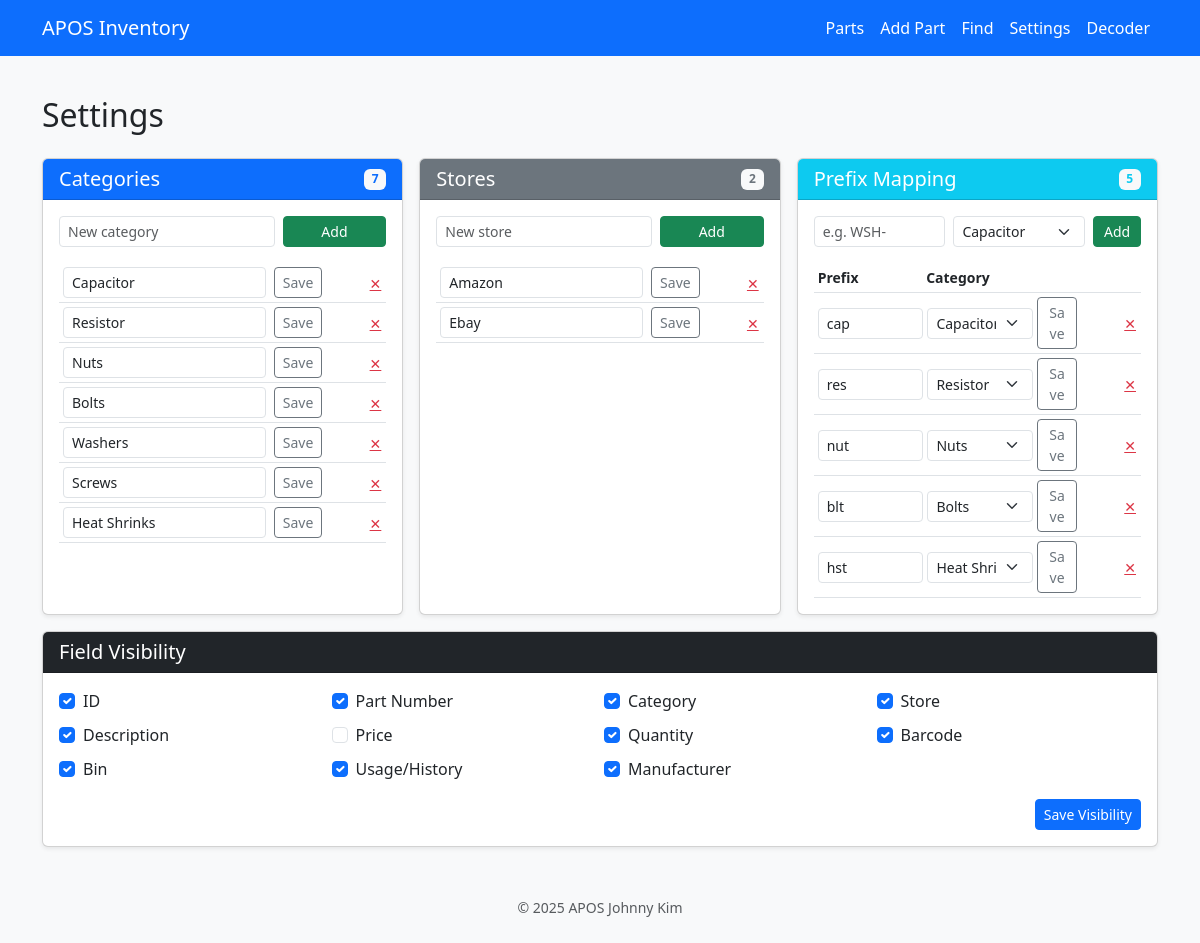
The page /settings on the database its author committed.
### main.py (models this page shows)
class Category(SQLModel, table=True):
    id: int | None = Field(default=None, primary_key=True)
    name: str

class Store(SQLModel, table=True):
    id: int | None = Field(default=None, primary_key=True)
    name: str

class CategoryPrefix(SQLModel, table=True):
    id: int | None = Field(default=None, primary_key=True)
    prefix: str
    category_name: str

class DisplayPreference(SQLModel, table=True):
    id: int | None = Field(default=None, primary_key=True)
    field_name: str
    label: str
    is_visible: bool = Field(default=True)
    sort_order: int = Field(default=0)

### main.py (the view)
@app.get("/settings", response_class=HTMLResponse)
def settings_page(request: Request):
    with get_session() as session:
        categories = session.exec(select(Category)).all()
        stores = session.exec(select(Store)).all()
        category_prefixes = session.exec(select(CategoryPrefix)).all()
        display_preferences = get_display_preferences(session)
    return templates.TemplateResponse(
        "settings.html",
        {
            "request": request,
            "categories": categories,
            "stores": stores,
            "category_prefixes": category_prefixes,
            "display_preferences": display_preferences,
        },
    )

### templates/settings.html (shortened to what this page needs)
{% extends "base.html" %}
{% block content %}
<h2 class="mb-4">Settings</h2>
<div class="row g-3">
    <div class="col-lg-4 col-md-6">
        <div class="card shadow-sm h-100">
            <div class="card-header bg-primary text-white py-2">
                <div class="d-flex justify-content-between align-items-center">
                    <h5 class="mb-0">Categories</h5>
                    <span class="badge bg-light text-primary">{{ categories|length }}</span>
                </div>
            </div>
            <div class="card-body">
                <form action="/settings/category/add" method="post" class="row g-2 align-items-center mb-3">
                    <div class="col-8">
                        <input type="text" name="name" class="form-control form-control-sm" placeholder="New category" required>
                    </div>
                    <div class="col-4 text-end">
                        <button type="submit" class="btn btn-success btn-sm w-100">Add</button>
                    </div>
                </form>
                {% if categories %}
                <div class="table-responsive small">
                    <table class="table table-sm align-middle mb-0">
                        <tbody>
                        {% for cat in categories %}
                            <tr>
                                <td>
                                    <form action="/settings/category/edit" method="post" class="d-flex gap-2 align-items-center">
                                        <input type="text" name="name" class="form-control form-control-sm" value="{{ cat.name }}">
                                        <button type="submit" class="btn btn-outline-secondary btn-sm">Save</button>
                                    </form>
                                </td>
                                <td class="text-end" style="width: 60px;">
                                    <form action="/settings/category/delete" method="post"
                                          onsubmit="return confirm('Delete this category?');">
                                        <button type="submit" class="btn btn-link btn-sm text-danger p-0">✕</button>
                                    </form>
                                </td>
                            </tr>
                        {% endfor %}
                        </tbody>
                    </table>
                </div>
                {% else %}
                    <p class="text-muted small mb-0">No categories yet.</p>
                {% endif %}
            </div>
        </div>
    </div>
    <div class="col-lg-4 col-md-6">
        <div class="card shadow-sm h-100">
            <div class="card-header bg-secondary text-white py-2">
                <div class="d-flex justify-content-between align-items-center">
                    <h5 class="mb-0">Stores</h5>
                    <span class="badge bg-light text-secondary">{{ stores|length }}</span>
                </div>
            </div>
            <div class="card-body">
                <form action="/settings/store/add" method="post" class="row g-2 align-items-center mb-3">
                    <div class="col-8">
                        <input type="text" name="name" class="form-control form-control-sm" placeholder="New store" required>
                    </div>
                    <div class="col-4 text-end">
                        <button type="submit" class="btn btn-success btn-sm w-100">Add</button>
                    </div>
                </form>
                {% if stores %}
                <div class="table-responsive small">
                    <table class="table table-sm align-middle mb-0">
                        <tbody>
                        {% for s in stores %}
                            <tr>
                                <td>
                                    <form action="/settings/store/edit" method="post" class="d-flex gap-2 align-items-center">
                                        <input type="text" name="name" class="form-control form-control-sm" value="{{ s.name }}">
                                        <button type="submit" class="btn btn-outline-secondary btn-sm">Save</button>
                                    </form>
                                </td>
                                <td class="text-end" style="width: 60px;">
                                    <form action="/settings/store/delete" method="post"
                                          onsubmit="return confirm('Delete this store?');">
                                        <button type="submit" class="btn btn-link btn-sm text-danger p-0">✕</button>
                                    </form>
                                </td>
                            </tr>
                        {% endfor %}
                        </tbody>
                    </table>
                </div>
                {% else %}
                    <p class="text-muted small mb-0">No stores yet.</p>
                {% endif %}
            </div>
        </div>
    </div>
    <div class="col-lg-4 col-md-12">
        <div class="card shadow-sm h-100">
            <div class="card-header bg-info text-white py-2">
                <div class="d-flex justify-content-between align-items-center">
                    <h5 class="mb-0">Prefix Mapping</h5>
                    <span class="badge bg-light text-info">{{ category_prefixes|length }}</span>
                </div>
            </div>
            <div class="card-body">
                <form action="/settings/category_prefix/add" method="post" class="row g-2 align-items-center mb-3">
                    <div class="col-5">
                        <input type="text" name="prefix" class="form-control form-control-sm" placeholder="e.g. WSH-" required>
                    </div>
                    <div class="col-5">
                        <select name="category_name" class="form-select form-select-sm" required>
                            {% for cat in categories %}
                            <option value="{{ cat.name }}">{{ cat.name }}</option>
                            {% endfor %}
                        </select>
                    </div>
                    <div class="col-2 text-end">
                        <button type="submit" class="btn btn-success btn-sm w-100">Add</button>
                    </div>
                </form>
                {% if category_prefixes %}
                <div class="table-responsive small">
                    <table class="table table-sm align-middle mb-0">
                        <thead>
                            <tr>
                                <th>Prefix</th>
                                <th>Category</th>
                                <th style="width: 60px;"></th>
                            </tr>
                        </thead>
                        <tbody>
                        {% for mapping in category_prefixes %}
                            <tr>
                                <td colspan="2">
                                    <form action="/settings/category_prefix/edit" method="post" class="row g-1 align-items-center">
                                        <div class="col-sm-5 col-12">
                                            <input type="text" name="prefix" value="{{ mapping.prefix }}" class="form-control form-control-sm" required>
                                        </div>
                                        <div class="col-sm-5 col-12">
                                            <select name="category_name" class="form-select form-select-sm" required>
                                                {% for cat in categories %}
                                                <option value="{{ cat.name }}" {% if cat.name == mapping.category_name %}selected{% endif %}>
                                                    {{ cat.name }}
                                                </option>
                                                {% endfor %}
                                            </select>
                                        </div>
                                        <div class="col-sm-2 col-12 text-end">
                                            <button type="submit" class="btn btn-outline-secondary btn-sm w-100">Save</button>
                                        </div>
                                    </form>
                                </td>
                                <td class="text-end">
                                    <form action="/settings/category_prefix/delete" method="post"
                                          onsubmit="return confirm('Delete this mapping?');">
                                        <button type="submit" class="btn btn-link btn-sm text-danger p-0">✕</button>
                                    </form>
                                </td>
                            </tr>
                        {% endfor %}
                        </tbody>
                    </table>
                </div>
                {% else %}
                    <p class="text-muted small mb-0">No custom mappings yet.</p>
                {% endif %}
            </div>
        </div>
    </div>
    <div class="col-12">
        <div class="card shadow-sm">
            <div class="card-header bg-dark text-white py-2">
                <h5 class="mb-0">Field Visibility</h5>
            </div>
            <div class="card-body">
                <form action="/settings/display_fields" method="post">
                    <div class="row g-2">
                        {% for pref in display_preferences %}
                        <div class="col-sm-4 col-md-3">
                            <div class="form-check">
                                <input class="form-check-input"
                                       type="checkbox"
                                       value="{{ pref.field_name }}"
                                       id="display_{{ pref.id }}"
                                       name="visible_fields"
                                       {% if pref.is_visible %}checked{% endif %}>
                                <label class="form-check-label" for="display_{{ pref.id }}">
                                    {{ pref.label }}
                                </label>
                            </div>
                        </div>
                        {% endfor %}
                    </div>
                    <div class="text-end mt-3">
                        <button type="submit" class="btn btn-primary btn-sm">Save Visibility</button>
                    </div>
                </form>
            </div>
        </div>
    </div>
</div>
{% endblock %}

### templates/base.html (shortened to what this page needs)
<!DOCTYPE html>
<html lang="en">
<head>
    <link href="https://cdn.jsdelivr.net/npm/bootstrap@5.3.0/dist/css/bootstrap.min.css" rel="stylesheet">
</head>
<body>
    <nav class="navbar navbar-expand-lg navbar-dark bg-primary fixed-top">
      <div class="container">
        <a class="navbar-brand" href="/">APOS Inventory</a>
        <div class="collapse navbar-collapse" id="navbarNav">
          <ul class="navbar-nav ms-auto">
            <li class="nav-item">
                <a class="nav-link" href="/parts">Parts</a>
            </li>
            <li class="nav-item">
                <a class="nav-link" href="/add">Add Part</a>
            </li>
            <li class="nav-item">
                <a class="nav-link" href="/find">Find</a>
            </li>
            <li class="nav-item">
                <a class="nav-link" href="/settings">Settings</a>
            </li>
            <li class="nav-item">
                <a class="nav-link" href="/decoder">Decoder</a>
            </li>
          </ul>
        </div>
      </div>
    </nav>
    <main class="container my-4">
        {% block content %}{% endblock %}
    </main>
    <footer class="text-center py-4 mt-auto bg-light">
        <div class="container">
            <small class="text-muted">&copy; 2025 APOS Johnny Kim</small>
        </div>
    </footer>
</body>
</html>

### templates/base.html (style rules this page uses)
body { padding-top: 4.5rem; background-color: #f8f9fa; }
.nav-link { color: white !important; }

### rows shown on the page
Category: name "Capacitor"
Category: name "Resistor"
Category: name "Nuts"
Category: name "Bolts"
Category: name "Washers"
Category: name "Screws"
Category: name "Heat Shrinks"
Store: name "Amazon"
Store: name "Ebay"
CategoryPrefix: prefix "cap", category_name "Capacitor"
CategoryPrefix: prefix "res", category_name "Resistor"
CategoryPrefix: prefix "nut", category_name "Nuts"
CategoryPrefix: prefix "blt", category_name "Bolts"
CategoryPrefix: prefix "hst", category_name "Heat Shrinks"
DisplayPreference: is_visible "☑", label "ID"
DisplayPreference: is_visible "☑", label "Part Number"
DisplayPreference: is_visible "☑", label "Category"
DisplayPreference: is_visible "☑", label "Store"
DisplayPreference: is_visible "☑", label "Description"
DisplayPreference: label "Price"
DisplayPreference: is_visible "☑", label "Quantity"
DisplayPreference: is_visible "☑", label "Barcode"
DisplayPreference: is_visible "☑", label "Bin"
DisplayPreference: is_visible "☑", label "Usage/History"
DisplayPreference: is_visible "☑", label "Manufacturer"

### other values the page prints
{{ categories|length }} "7"
{{ stores|length }} "2"
{{ category_prefixes|length }} "5"
form field category_name "Capacitor"
